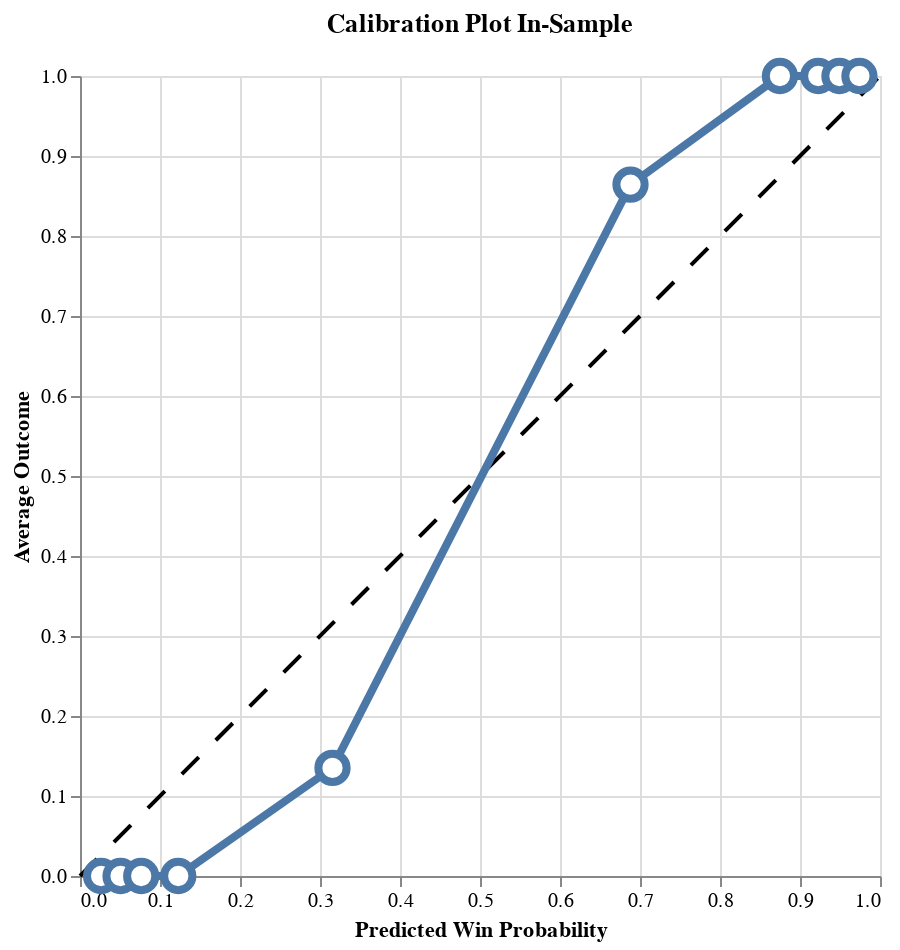

Here is the notebook cell this chart was saved with:
### Code cell
self.plot_calibration()

### Figure 1 — Vega-Lite specification as saved in the notebook (floating-point values rounded to 4 significant figures)
{"config": {"view": {"continuousWidth": 300, "continuousHeight": 300}}, "layer": [{"data": {"name": "data-42f50405073b2dbe8396db6b7dd2f6be"}, "mark": {"type": "line", "color": "black", "strokeDash": [12, 12]}, "encoding": {"x": {"field": "x", "type": "quantitative"}, "y": {"field": "y", "type": "quantitative"}}}, {"data": {"name": "data-eba2a865c28c0034a6898d6dc61ebb8b"}, "mark": {"type": "line", "strokeWidth": 4}, "encoding": {"x": {"field": "win_prob_midpoint", "title": "Predicted Win Probability", "type": "quantitative"}, "y": {"field": "avg_outcome", "title": "Average Outcome", "type": "quantitative"}}}, {"data": {"name": "data-eba2a865c28c0034a6898d6dc61ebb8b"}, "mark": {"type": "point", "fill": "white", "opacity": 1, "size": 200, "strokeWidth": 4}, "encoding": {"x": {"field": "win_prob_midpoint", "type": "quantitative"}, "y": {"field": "avg_outcome", "type": "quantitative"}}}], "height": 400, "title": "Calibration Plot In-Sample", "width": 400, "$schema": "https://vega.github.io/schema/vega-lite/v5.20.1.json", "datasets": {"data-42f50405073b2dbe8396db6b7dd2f6be": [{"x": 0, "y": 0}, {"x": 1, "y": 1}], "data-eba2a865c28c0034a6898d6dc61ebb8b": [{"avg_outcome": 0.0, "win_prob_midpoint": 0.02639}, {"avg_outcome": 0.0, "win_prob_midpoint": 0.05069}, {"avg_outcome": 0.0, "win_prob_midpoint": 0.0765}, {"avg_outcome": 0.0, "win_prob_midpoint": 0.1228}, {"avg_outcome": 0.1351, "win_prob_midpoint": 0.3156}, {"avg_outcome": 0.8642, "win_prob_midpoint": 0.6881}, {"avg_outcome": 1.0, "win_prob_midpoint": 0.8749}, {"avg_outcome": 1.0, "win_prob_midpoint": 0.9228}, {"avg_outcome": 1.0, "win_prob_midpoint": 0.9493}, {"avg_outcome": 1.0, "win_prob_midpoint": 0.9743}]}}
